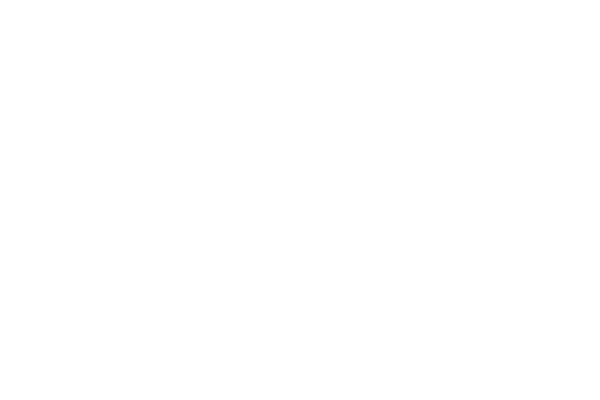
Frame 1 (no input)
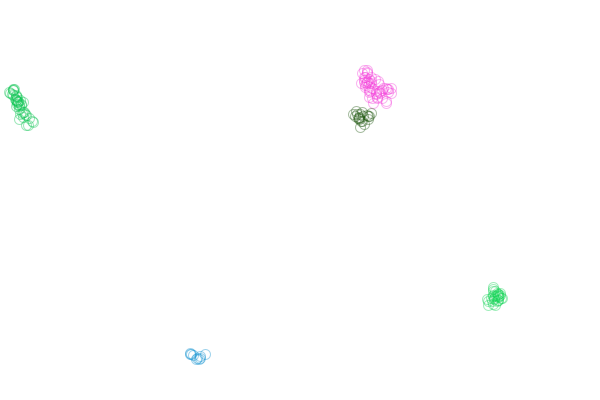
Frame 60 (the mouse pressed at the canvas centre just before this capture)
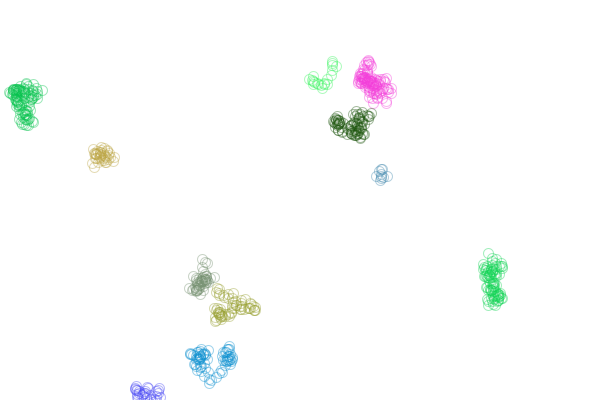
Frame 120 (the mouse held since frame 60 and released just before this capture)

The Processing sketch that drew these frames (run headless with seeded random() and noise(); from frame 60 on, the mouse is pressed at the canvas centre):

// Processing sketch: sketch3
// ── sketch3.pde
// Arrays used to store PVectors and associated colors (resizable arrays)
ArrayList<PVector> list = new ArrayList<PVector>();
ArrayList<Integer> colors = new ArrayList<Integer>();

void setup() {
  size(600, 400);
  background(255);
}

//PVector pt
//  float x // accessed using pt.x
//  float y // accessed using pt.y
//  float z // accessed using pt.z

void draw() {
  for (int i=0; i<list.size(); i++) {
    PVector pt = list.get(i); // Give me the point at position i
    stroke(colors.get(i), 100);
    noFill();
    ellipse(pt.x, pt.y, 10, 10); // draw an ellipse at the point's position
    // Those 2 lines are the same as
    // ellipse(list.get(i).x, list.get(i).y, 10, 10); // draw an ellipse at the point's position
  }

  if (frameCount % 10 == 0) { // Every 10 frames, add a new point. % is called modulo
    // ie: if framecout = 100 => divided by 25 gives 4 and leaves nothing => OK
    // ie: if framecout = 101 => divided by 25 gives 4 and leaves 1 => not OK
    addRandomPoint();
  }

  for (int i=0; i<list.size(); i++) {
    //PVector pt = list.get(i); // Get the point at position i
    //pt.x += random(-5, 5); // Shift it a little
    //pt.y += random(-5, 5);
    //list.get(i).x = pt.x; // Set it back
    //list.get(i).y = pt.y; // Set it back
    // Same as
    list.get(i).x += random(-5, 5); // Add a random value between -5 and 5 to itself
    list.get(i).y += random(-5, 5); 
  }
}

// Function used to add a new point
void addRandomPoint() {
  // Create a random point in the screen
  float x = random(width);
  float y = random(height);
  PVector pt = new PVector(x, y);
  //PVector pt = new PVector(x, y, 0); same thing
  // Add it to the array
  list.add(pt);
  colors.add(randomColor()); // Add a new color in the meantime
}

void keyPressed() {
  if (key == 'p') {
    addRandomPoint(); // Call the add point function
  }
  if (key == 'x') {
    if (list.size() > 0) { // If there is at least one element
      //  list.remove(0); // Remove ithe first one
      list.remove(list.size() - 1); // Remove the last point
      colors.remove(colors.size() - 1); // Remove the last color
    }
  }
  if (key == 'c') {
    list.clear(); // remove all the elements of the arraylist
    colors.clear();
  }
}

// Function returning a random color
color randomColor() {
  float red = random(255);  
  float green = random(255);
  float blue = random(255);
  color c = color(red, green, blue);
  return c;
}
